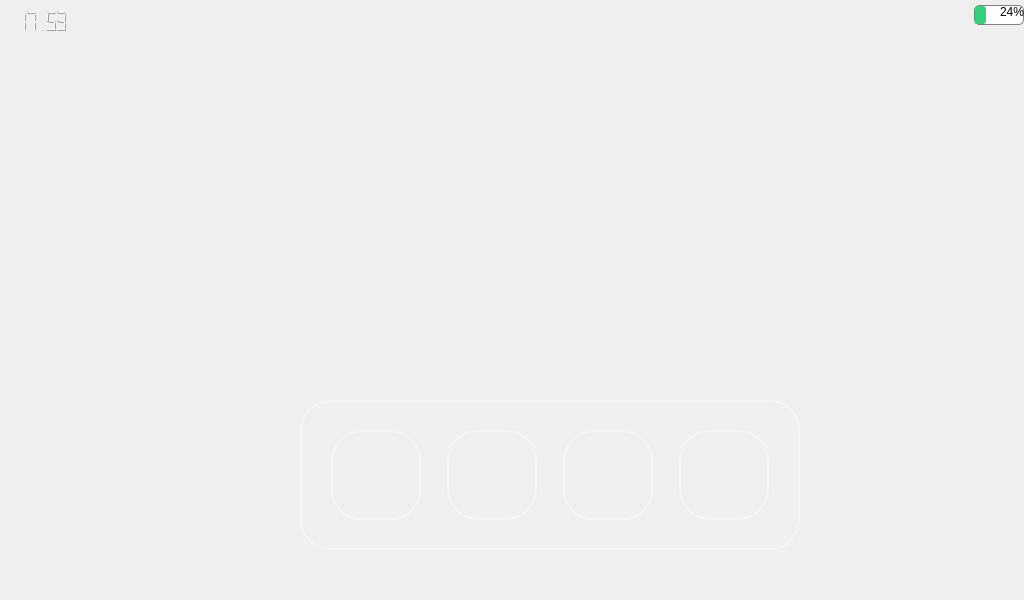
<?xml version="1.0" encoding="UTF-8"?>
<ui version="4.0">
 <class>MainWindow</class>
 <widget class="QMainWindow" name="MainWindow">
  <property name="geometry">
   <rect>
    <x>0</x>
    <y>0</y>
    <width>1024</width>
    <height>600</height>
   </rect>
  </property>
  <property name="minimumSize">
   <size>
    <width>1024</width>
    <height>600</height>
   </size>
  </property>
  <property name="maximumSize">
   <size>
    <width>1024</width>
    <height>600</height>
   </size>
  </property>
  <property name="windowTitle">
   <string>MainWindow</string>
  </property>
  <widget class="QWidget" name="centralwidget">
   <widget class="QStackedWidget" name="stackedWidget">
    <property name="geometry">
     <rect>
      <x>0</x>
      <y>0</y>
      <width>1024</width>
      <height>600</height>
     </rect>
    </property>
    <property name="minimumSize">
     <size>
      <width>1024</width>
      <height>600</height>
     </size>
    </property>
    <property name="maximumSize">
     <size>
      <width>1024</width>
      <height>600</height>
     </size>
    </property>
    <property name="styleSheet">
     <string notr="true"/>
    </property>
    <property name="currentIndex">
     <number>2</number>
    </property>
    <widget class="QWidget" name="page">
     <widget class="QLabel" name="labelHomeBg">
      <property name="geometry">
       <rect>
        <x>0</x>
        <y>0</y>
        <width>1024</width>
        <height>600</height>
       </rect>
      </property>
      <property name="minimumSize">
       <size>
        <width>1024</width>
        <height>600</height>
       </size>
      </property>
      <property name="maximumSize">
       <size>
        <width>1024</width>
        <height>600</height>
       </size>
      </property>
      <property name="styleSheet">
       <string notr="true">border-image: url(:/images/1b5e1e34f64572377b350d9271537d3d.jpeg);
color: rgb(255, 255, 255);</string>
      </property>
      <property name="text">
       <string>&lt;html&gt;&lt;head/&gt;&lt;body&gt;&lt;p align=&quot;center&quot;&gt;&lt;span style=&quot; font-size:18pt;&quot;&gt;09/19 周六&lt;/span&gt;&lt;/p&gt;&lt;/body&gt;&lt;/html&gt;</string>
      </property>
     </widget>
     <widget class="QLabel" name="labelHomeTime">
      <property name="geometry">
       <rect>
        <x>350</x>
        <y>170</y>
        <width>321</width>
        <height>81</height>
       </rect>
      </property>
      <property name="styleSheet">
       <string notr="true">font: 700 11pt &quot;Ubuntu Sans&quot;;
color: rgb(255, 255, 255);</string>
      </property>
      <property name="text">
       <string>&lt;html&gt;&lt;head/&gt;&lt;body&gt;&lt;p align=&quot;center&quot;&gt;&lt;span style=&quot; font-size:48pt;&quot;&gt;17:53&lt;/span&gt;&lt;/p&gt;&lt;/body&gt;&lt;/html&gt;</string>
      </property>
     </widget>
    </widget>
    <widget class="QWidget" name="page_2">
     <widget class="QLabel" name="label">
      <property name="geometry">
       <rect>
        <x>0</x>
        <y>0</y>
        <width>1024</width>
        <height>600</height>
       </rect>
      </property>
      <property name="minimumSize">
       <size>
        <width>1024</width>
        <height>600</height>
       </size>
      </property>
      <property name="maximumSize">
       <size>
        <width>1024</width>
        <height>600</height>
       </size>
      </property>
      <property name="styleSheet">
       <string notr="true">border-image: url(:/images/1b5e1e34f64572377b350d9271537d3d.jpeg);</string>
      </property>
      <property name="text">
       <string/>
      </property>
     </widget>
     <widget class="QLCDNumber" name="lcdClock2">
      <property name="geometry">
       <rect>
        <x>10</x>
        <y>10</y>
        <width>71</width>
        <height>23</height>
       </rect>
      </property>
      <property name="styleSheet">
       <string notr="true">border:none;</string>
      </property>
      <property name="mode">
       <enum>QLCDNumber::Dec</enum>
      </property>
      <property name="value" stdset="0">
       <double>17.530000000000001</double>
      </property>
     </widget>
     <widget class="QProgressBar" name="progressBattery2">
      <property name="geometry">
       <rect>
        <x>974</x>
        <y>5</y>
        <width>50</width>
        <height>20</height>
       </rect>
      </property>
      <property name="minimumSize">
       <size>
        <width>50</width>
        <height>20</height>
       </size>
      </property>
      <property name="maximumSize">
       <size>
        <width>50</width>
        <height>20</height>
       </size>
      </property>
      <property name="styleSheet">
       <string notr="true">QProgressBar{
    border:1px solid gray;
    border-radius:5px;
    background-color:white;
}
QProgressBar::chunk{
    background-color:rgb(51, 209, 122);
    border-radius:3px;
}</string>
      </property>
      <property name="value">
       <number>24</number>
      </property>
      <property name="alignment">
       <set>Qt::AlignRight|Qt::AlignTrailing|Qt::AlignVCenter</set>
      </property>
     </widget>
     <widget class="QFrame" name="appwindows_2">
      <property name="geometry">
       <rect>
        <x>300</x>
        <y>400</y>
        <width>500</width>
        <height>150</height>
       </rect>
      </property>
      <property name="minimumSize">
       <size>
        <width>500</width>
        <height>150</height>
       </size>
      </property>
      <property name="maximumSize">
       <size>
        <width>500</width>
        <height>150</height>
       </size>
      </property>
      <property name="styleSheet">
       <string notr="true">
border:2px solid rgb(246, 245, 244);
border-radius:30px</string>
      </property>
      <property name="frameShape">
       <enum>QFrame::StyledPanel</enum>
      </property>
      <property name="frameShadow">
       <enum>QFrame::Raised</enum>
      </property>
      <layout class="QHBoxLayout" name="layoutFrame2">
       <item>
        <widget class="QPushButton" name="btnCamera_2">
         <property name="minimumSize">
          <size>
           <width>90</width>
           <height>90</height>
          </size>
         </property>
         <property name="maximumSize">
          <size>
           <width>90</width>
           <height>90</height>
          </size>
         </property>
         <property name="styleSheet">
          <string notr="true">border-image: url(:/icons/res/icons/app/camera.svg);</string>
         </property>
         <property name="text">
          <string/>
         </property>
        </widget>
       </item>
       <item>
        <widget class="QPushButton" name="btnMoon_2">
         <property name="minimumSize">
          <size>
           <width>90</width>
           <height>90</height>
          </size>
         </property>
         <property name="maximumSize">
          <size>
           <width>90</width>
           <height>90</height>
          </size>
         </property>
         <property name="styleSheet">
          <string notr="true">border-image: url(:/icons/res/icons/app/moon.svg);</string>
         </property>
         <property name="text">
          <string/>
         </property>
        </widget>
       </item>
       <item>
        <widget class="QPushButton" name="btnShield_2">
         <property name="minimumSize">
          <size>
           <width>90</width>
           <height>90</height>
          </size>
         </property>
         <property name="maximumSize">
          <size>
           <width>90</width>
           <height>90</height>
          </size>
         </property>
         <property name="styleSheet">
          <string notr="true">border-image: url(:/icons/res/icons/app/shield.svg);</string>
         </property>
         <property name="text">
          <string/>
         </property>
        </widget>
       </item>
       <item>
        <widget class="QPushButton" name="btnWeather_2">
         <property name="minimumSize">
          <size>
           <width>90</width>
           <height>90</height>
          </size>
         </property>
         <property name="maximumSize">
          <size>
           <width>90</width>
           <height>90</height>
          </size>
         </property>
         <property name="styleSheet">
          <string notr="true">border-image: url(:/icons/res/icons/app/weather.svg);</string>
         </property>
         <property name="text">
          <string/>
         </property>
        </widget>
       </item>
      </layout>
     </widget>
     <widget class="QFrame" name="frameAppGrid2">
      <property name="geometry">
       <rect>
        <x>40</x>
        <y>40</y>
        <width>850</width>
        <height>300</height>
       </rect>
      </property>
      <property name="minimumSize">
       <size>
        <width>850</width>
        <height>300</height>
       </size>
      </property>
      <property name="maximumSize">
       <size>
        <width>750</width>
        <height>200</height>
       </size>
      </property>
      <property name="styleSheet">
       <string notr="true">border:none;</string>
      </property>
      <property name="frameShape">
       <enum>QFrame::StyledPanel</enum>
      </property>
      <property name="frameShadow">
       <enum>QFrame::Raised</enum>
      </property>
      <layout class="QGridLayout" name="gridLayout">
       <item row="0" column="5">
        <widget class="QPushButton" name="btnSun">
         <property name="minimumSize">
          <size>
           <width>70</width>
           <height>70</height>
          </size>
         </property>
         <property name="maximumSize">
          <size>
           <width>70</width>
           <height>70</height>
          </size>
         </property>
         <property name="styleSheet">
          <string notr="true">border-image: url(:/icons/res/icons/app/sun.svg);</string>
         </property>
         <property name="text">
          <string/>
         </property>
        </widget>
       </item>
       <item row="1" column="0">
        <widget class="QPushButton" name="btnWater">
         <property name="minimumSize">
          <size>
           <width>70</width>
           <height>70</height>
          </size>
         </property>
         <property name="maximumSize">
          <size>
           <width>70</width>
           <height>70</height>
          </size>
         </property>
         <property name="styleSheet">
          <string notr="true">border-image: url(:/icons/res/icons/app/water.svg);</string>
         </property>
         <property name="text">
          <string/>
         </property>
        </widget>
       </item>
       <item row="0" column="4">
        <widget class="QPushButton" name="btnLock">
         <property name="minimumSize">
          <size>
           <width>70</width>
           <height>70</height>
          </size>
         </property>
         <property name="maximumSize">
          <size>
           <width>70</width>
           <height>70</height>
          </size>
         </property>
         <property name="styleSheet">
          <string notr="true">border-image: url(:/icons/res/icons/app/lock.svg);</string>
         </property>
         <property name="text">
          <string/>
         </property>
        </widget>
       </item>
       <item row="0" column="0">
        <widget class="QPushButton" name="btnMusic">
         <property name="minimumSize">
          <size>
           <width>70</width>
           <height>70</height>
          </size>
         </property>
         <property name="maximumSize">
          <size>
           <width>70</width>
           <height>70</height>
          </size>
         </property>
         <property name="styleSheet">
          <string notr="true">QPushButton{
border-image: url(:/icons/res/icons/app/music.svg);
border:none;
}
QPushButton:pressed{
	border-image: url(:/icons/res/icons/app/music.svg);
	background-color:rgba(0,0,0,70);
}</string>
         </property>
         <property name="text">
          <string/>
         </property>
        </widget>
       </item>
       <item row="0" column="3">
        <widget class="QPushButton" name="btnWifi">
         <property name="minimumSize">
          <size>
           <width>70</width>
           <height>70</height>
          </size>
         </property>
         <property name="maximumSize">
          <size>
           <width>70</width>
           <height>70</height>
          </size>
         </property>
         <property name="styleSheet">
          <string notr="true">border-image: url(:/icons/res/icons/app/wifi.svg);</string>
         </property>
         <property name="text">
          <string/>
         </property>
        </widget>
       </item>
       <item row="0" column="2">
        <widget class="QPushButton" name="btnBluetooth">
         <property name="minimumSize">
          <size>
           <width>70</width>
           <height>70</height>
          </size>
         </property>
         <property name="maximumSize">
          <size>
           <width>70</width>
           <height>70</height>
          </size>
         </property>
         <property name="styleSheet">
          <string notr="true">border-image: url(:/icons/res/icons/app/bluetooth.svg);</string>
         </property>
         <property name="text">
          <string/>
         </property>
        </widget>
       </item>
       <item row="0" column="1">
        <widget class="QPushButton" name="btnLight">
         <property name="minimumSize">
          <size>
           <width>70</width>
           <height>70</height>
          </size>
         </property>
         <property name="maximumSize">
          <size>
           <width>70</width>
           <height>70</height>
          </size>
         </property>
         <property name="styleSheet">
          <string notr="true">border-image: url(:/icons/res/icons/app/light.svg);</string>
         </property>
         <property name="text">
          <string/>
         </property>
        </widget>
       </item>
      </layout>
     </widget>
    </widget>
    <widget class="QWidget" name="page_3">
     <widget class="QFrame" name="appwindows">
      <property name="geometry">
       <rect>
        <x>300</x>
        <y>400</y>
        <width>500</width>
        <height>150</height>
       </rect>
      </property>
      <property name="minimumSize">
       <size>
        <width>500</width>
        <height>150</height>
       </size>
      </property>
      <property name="maximumSize">
       <size>
        <width>500</width>
        <height>150</height>
       </size>
      </property>
      <property name="styleSheet">
       <string notr="true">
border:2px solid rgb(246, 245, 244);
border-radius:30px</string>
      </property>
      <property name="frameShape">
       <enum>QFrame::StyledPanel</enum>
      </property>
      <property name="frameShadow">
       <enum>QFrame::Raised</enum>
      </property>
      <layout class="QHBoxLayout" name="layoutFrame3">
       <item>
        <widget class="QPushButton" name="btnCamera">
         <property name="minimumSize">
          <size>
           <width>90</width>
           <height>90</height>
          </size>
         </property>
         <property name="maximumSize">
          <size>
           <width>90</width>
           <height>90</height>
          </size>
         </property>
         <property name="styleSheet">
          <string notr="true">border-image: url(:/icons/res/icons/app/camera.svg);</string>
         </property>
         <property name="text">
          <string/>
         </property>
        </widget>
       </item>
       <item>
        <widget class="QPushButton" name="btnMoon">
         <property name="minimumSize">
          <size>
           <width>90</width>
           <height>90</height>
          </size>
         </property>
         <property name="maximumSize">
          <size>
           <width>90</width>
           <height>90</height>
          </size>
         </property>
         <property name="styleSheet">
          <string notr="true">border-image: url(:/icons/res/icons/app/moon.svg);</string>
         </property>
         <property name="text">
          <string/>
         </property>
        </widget>
       </item>
       <item>
        <widget class="QPushButton" name="btnShield">
         <property name="minimumSize">
          <size>
           <width>90</width>
           <height>90</height>
          </size>
         </property>
         <property name="maximumSize">
          <size>
           <width>90</width>
           <height>90</height>
          </size>
         </property>
         <property name="styleSheet">
          <string notr="true">border-image: url(:/icons/res/icons/app/shield.svg);</string>
         </property>
         <property name="text">
          <string/>
         </property>
        </widget>
       </item>
       <item>
        <widget class="QPushButton" name="btnWeather">
         <property name="minimumSize">
          <size>
           <width>90</width>
           <height>90</height>
          </size>
         </property>
         <property name="maximumSize">
          <size>
           <width>90</width>
           <height>90</height>
          </size>
         </property>
         <property name="styleSheet">
          <string notr="true">border-image: url(:/icons/res/icons/app/weather.svg);</string>
         </property>
         <property name="text">
          <string/>
         </property>
        </widget>
       </item>
      </layout>
     </widget>
     <widget class="QLabel" name="labelBg3">
      <property name="geometry">
       <rect>
        <x>0</x>
        <y>0</y>
        <width>1024</width>
        <height>600</height>
       </rect>
      </property>
      <property name="minimumSize">
       <size>
        <width>1024</width>
        <height>600</height>
       </size>
      </property>
      <property name="maximumSize">
       <size>
        <width>1024</width>
        <height>600</height>
       </size>
      </property>
      <property name="styleSheet">
       <string notr="true">border-image: url(:/images/7a502912283b24972c24079b3c0bbbd4.jpeg);</string>
      </property>
      <property name="text">
       <string/>
      </property>
     </widget>
     <widget class="QLCDNumber" name="lcdClock3">
      <property name="geometry">
       <rect>
        <x>10</x>
        <y>10</y>
        <width>64</width>
        <height>23</height>
       </rect>
      </property>
      <property name="styleSheet">
       <string notr="true">border:none;</string>
      </property>
      <property name="value" stdset="0">
       <double>17.530000000000001</double>
      </property>
     </widget>
     <widget class="QProgressBar" name="progressBattery3">
      <property name="geometry">
       <rect>
        <x>974</x>
        <y>5</y>
        <width>50</width>
        <height>20</height>
       </rect>
      </property>
      <property name="minimumSize">
       <size>
        <width>50</width>
        <height>20</height>
       </size>
      </property>
      <property name="maximumSize">
       <size>
        <width>50</width>
        <height>20</height>
       </size>
      </property>
      <property name="styleSheet">
       <string notr="true">QProgressBar{
    border:1px solid gray;
    border-radius:5px;
    background-color:white;
}
QProgressBar::chunk{
    background-color:rgb(51, 209, 122);
    border-radius:3px;
}</string>
      </property>
      <property name="value">
       <number>24</number>
      </property>
      <property name="alignment">
       <set>Qt::AlignRight|Qt::AlignTop|Qt::AlignTrailing</set>
      </property>
     </widget>
     <widget class="QFrame" name="frameApp3">
      <property name="geometry">
       <rect>
        <x>90</x>
        <y>60</y>
        <width>750</width>
        <height>200</height>
       </rect>
      </property>
      <property name="minimumSize">
       <size>
        <width>750</width>
        <height>200</height>
       </size>
      </property>
      <property name="maximumSize">
       <size>
        <width>300</width>
        <height>100</height>
       </size>
      </property>
      <property name="styleSheet">
       <string notr="true">border:none;</string>
      </property>
      <property name="frameShape">
       <enum>QFrame::StyledPanel</enum>
      </property>
      <property name="frameShadow">
       <enum>QFrame::Raised</enum>
      </property>
      <layout class="QHBoxLayout" name="layoutApp3">
       <item>
        <widget class="QPushButton" name="galagame">
         <property name="minimumSize">
          <size>
           <width>70</width>
           <height>70</height>
          </size>
         </property>
         <property name="maximumSize">
          <size>
           <width>70</width>
           <height>70</height>
          </size>
         </property>
         <property name="styleSheet">
          <string notr="true">border-image: url(:/icons/res/icons/app/gamepad.svg);</string>
         </property>
         <property name="text">
          <string/>
         </property>
        </widget>
       </item>
       <item>
        <widget class="QPushButton" name="pushButton">
         <property name="minimumSize">
          <size>
           <width>70</width>
           <height>70</height>
          </size>
         </property>
         <property name="maximumSize">
          <size>
           <width>70</width>
           <height>70</height>
          </size>
         </property>
         <property name="styleSheet">
          <string notr="true">border-image: url(:/qq/res/qq/icons/png/light/64/mic.png);</string>
         </property>
         <property name="text">
          <string/>
         </property>
        </widget>
       </item>
       <item>
        <widget class="QPushButton" name="btnTv">
         <property name="minimumSize">
          <size>
           <width>70</width>
           <height>70</height>
          </size>
         </property>
         <property name="maximumSize">
          <size>
           <width>70</width>
           <height>70</height>
          </size>
         </property>
         <property name="styleSheet">
          <string notr="true">border-image: url(:/icons/res/icons/app/tv.svg);</string>
         </property>
         <property name="text">
          <string/>
         </property>
        </widget>
       </item>
       <item>
        <widget class="QPushButton" name="btnQq">
         <property name="minimumSize">
          <size>
           <width>70</width>
           <height>70</height>
          </size>
         </property>
         <property name="maximumSize">
          <size>
           <width>70</width>
           <height>70</height>
          </size>
         </property>
         <property name="styleSheet">
          <string notr="true">border-image: url(:/qq/res/qq/icons/png/dark/48/qq2007.png);</string>
         </property>
         <property name="text">
          <string/>
         </property>
        </widget>
       </item>
       <item>
        <widget class="QPushButton" name="btnHome">
         <property name="minimumSize">
          <size>
           <width>70</width>
           <height>70</height>
          </size>
         </property>
         <property name="maximumSize">
          <size>
           <width>70</width>
           <height>70</height>
          </size>
         </property>
         <property name="styleSheet">
          <string notr="true">border-image: url(:/icons/res/icons/app/home.svg);</string>
         </property>
         <property name="text">
          <string/>
         </property>
        </widget>
       </item>
       <item>
        <widget class="QPushButton" name="keyboardialog">
         <property name="minimumSize">
          <size>
           <width>70</width>
           <height>70</height>
          </size>
         </property>
         <property name="maximumSize">
          <size>
           <width>70</width>
           <height>70</height>
          </size>
         </property>
         <property name="styleSheet">
          <string notr="true">border-image: url(:/qq/res/qq/icons/png/light/64/edit.png);</string>
         </property>
         <property name="text">
          <string/>
         </property>
        </widget>
       </item>
      </layout>
     </widget>
     <zorder>labelBg3</zorder>
     <zorder>lcdClock3</zorder>
     <zorder>progressBattery3</zorder>
     <zorder>frameApp3</zorder>
     <zorder>appwindows</zorder>
    </widget>
    <widget class="QWidget" name="page_4">
     <widget class="QFrame" name="appwindows_3">
      <property name="geometry">
       <rect>
        <x>300</x>
        <y>400</y>
        <width>500</width>
        <height>150</height>
       </rect>
      </property>
      <property name="minimumSize">
       <size>
        <width>500</width>
        <height>150</height>
       </size>
      </property>
      <property name="maximumSize">
       <size>
        <width>500</width>
        <height>150</height>
       </size>
      </property>
      <property name="styleSheet">
       <string notr="true">
border:2px solid rgb(246, 245, 244);
border-radius:30px</string>
      </property>
      <property name="frameShape">
       <enum>QFrame::StyledPanel</enum>
      </property>
      <property name="frameShadow">
       <enum>QFrame::Raised</enum>
      </property>
      <layout class="QHBoxLayout" name="layoutFrame4">
       <item>
        <widget class="QPushButton" name="btnCamera2">
         <property name="minimumSize">
          <size>
           <width>90</width>
           <height>90</height>
          </size>
         </property>
         <property name="maximumSize">
          <size>
           <width>90</width>
           <height>90</height>
          </size>
         </property>
         <property name="styleSheet">
          <string notr="true">border-image: url(:/icons/res/icons/app/camera.svg);</string>
         </property>
         <property name="text">
          <string/>
         </property>
        </widget>
       </item>
       <item>
        <widget class="QPushButton" name="btnMoon2">
         <property name="minimumSize">
          <size>
           <width>90</width>
           <height>90</height>
          </size>
         </property>
         <property name="maximumSize">
          <size>
           <width>90</width>
           <height>90</height>
          </size>
         </property>
         <property name="styleSheet">
          <string notr="true">border-image: url(:/icons/res/icons/app/moon.svg);</string>
         </property>
         <property name="text">
          <string/>
         </property>
        </widget>
       </item>
       <item>
        <widget class="QPushButton" name="btnShield2">
         <property name="minimumSize">
          <size>
           <width>90</width>
           <height>90</height>
          </size>
         </property>
         <property name="maximumSize">
          <size>
           <width>90</width>
           <height>90</height>
          </size>
         </property>
         <property name="styleSheet">
          <string notr="true">border-image: url(:/icons/res/icons/app/shield.svg);</string>
         </property>
         <property name="text">
          <string/>
         </property>
        </widget>
       </item>
       <item>
        <widget class="QPushButton" name="btnWeather2">
         <property name="minimumSize">
          <size>
           <width>90</width>
           <height>90</height>
          </size>
         </property>
         <property name="maximumSize">
          <size>
           <width>90</width>
           <height>90</height>
          </size>
         </property>
         <property name="styleSheet">
          <string notr="true">border-image: url(:/icons/res/icons/app/weather.svg);</string>
         </property>
         <property name="text">
          <string/>
         </property>
        </widget>
       </item>
      </layout>
     </widget>
     <widget class="QLabel" name="labelBg4">
      <property name="geometry">
       <rect>
        <x>0</x>
        <y>0</y>
        <width>1024</width>
        <height>600</height>
       </rect>
      </property>
      <property name="minimumSize">
       <size>
        <width>1024</width>
        <height>600</height>
       </size>
      </property>
      <property name="maximumSize">
       <size>
        <width>1024</width>
        <height>600</height>
       </size>
      </property>
      <property name="styleSheet">
       <string notr="true">border-image: url(:/images/7a502912283b24972c24079b3c0bbbd4.jpeg);</string>
      </property>
      <property name="text">
       <string/>
      </property>
     </widget>
     <widget class="QProgressBar" name="progressBattery4">
      <property name="geometry">
       <rect>
        <x>974</x>
        <y>5</y>
        <width>50</width>
        <height>20</height>
       </rect>
      </property>
      <property name="minimumSize">
       <size>
        <width>50</width>
        <height>20</height>
       </size>
      </property>
      <property name="maximumSize">
       <size>
        <width>50</width>
        <height>20</height>
       </size>
      </property>
      <property name="styleSheet">
       <string notr="true">QProgressBar{
    border:1px solid gray;
    border-radius:5px;
    background-color:white;
}
QProgressBar::chunk{
    background-color:rgb(51, 209, 122);
    border-radius:3px;
}</string>
      </property>
      <property name="value">
       <number>24</number>
      </property>
      <property name="alignment">
       <set>Qt::AlignRight|Qt::AlignTrailing|Qt::AlignVCenter</set>
      </property>
     </widget>
     <widget class="QLCDNumber" name="lcdClock4">
      <property name="geometry">
       <rect>
        <x>10</x>
        <y>10</y>
        <width>64</width>
        <height>23</height>
       </rect>
      </property>
      <property name="styleSheet">
       <string notr="true">border:none;</string>
      </property>
      <property name="value" stdset="0">
       <double>17.530000000000001</double>
      </property>
     </widget>
     <zorder>labelBg4</zorder>
     <zorder>progressBattery4</zorder>
     <zorder>lcdClock4</zorder>
     <zorder>appwindows_3</zorder>
    </widget>
   </widget>
  </widget>
 </widget>
 <resources/>
 <connections/>
</ui>
